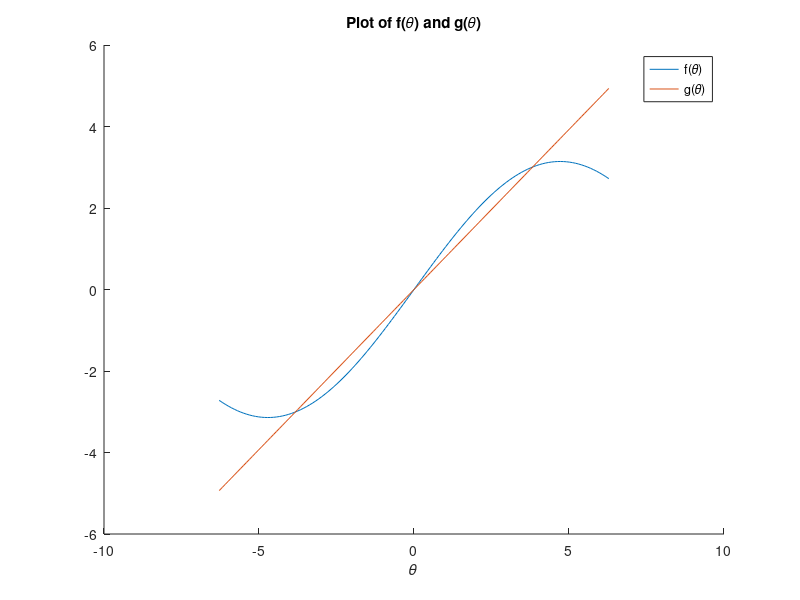
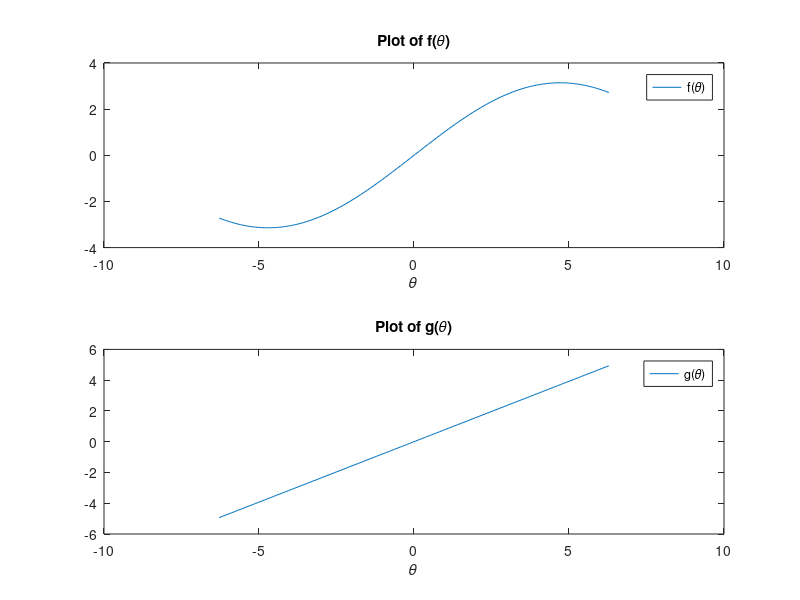

Write MATLAB code to recreate these figures, in order. (Note: this script raises an error after producing the figures.)
% Lab 1 - Aero 300 - Joshua Oates
%{
Complete the following problems with a single script and custom functions as appropriate. Important lines 
of code should include descriptive comments. You are encouraged to work in groups, however the code 
you  submit  must  be  your  own.  All  graphs/figures/sketches  should  include  a  grid,  labels,  legend  (if 
necessary), and the appropriate fontsize/linewidth/markersize. 

1. Create two plots which display the functions 𝑓(𝜃)=𝜋sin(𝜃/3) and 𝑔(𝜃)=𝜃/4 between −2𝜋 and 2𝜋 that 
    is  uniformly spaced  with 130  elements. One  plot  should have  both functions  plotted  over 
    the same axes and the other should be a figure with two subplots. 

2. Create  a  vector  named  𝑥  of  100,000  elements  that  are  uniformly  spaced  between  0-10.  Pre-
    allocate  two  vectors  (r1,  r2)  with zeroes.  Construct  a for  loop to  calculate  𝑟1 =4𝑥^3 −2𝑥^2 −1. 
    Also,  calculate  𝑟2 =4𝑥^3 −2𝑥^2 −1,  but  use  just  one  line  of  code  (no  for  loop).    Time  (use 
    tic/toc)  how  long  it  takes  to calculate  each of  the  two  methods. Display  the  timed  results  in 
    the command line and discuss the differences. 

3. Compute the average for a list of 600 numbers by calling a function that can calculate the average 
    of any size array of random numbers.  Use the rand command to calculate which numbers to 
    use (try ‘help  rand’ for more information on that command).  Use a for loop to find the 
    average.    MATLAB  has  an  average  command  so  you  can  check  your  answers.    Display  your 
    averaged value and MATLAB’s averaged value 
    
4. Calculate 𝜋 (Eq. 1) using a while loop to a tolerance of 10^−5. Display the final calculated value of 
    pi and the number of iteration steps. Create a subplot, where the top axes show the approximated 
    value  for  pi  over  the  first  20  iterations,  and  the  lower  axes  show  the  absolute  value  of  the 
    approximated error for all iterations. Use log axes as appropriate.
   ∞
𝜋=4∑(−1)^(k+1)/(2k-1)
  k=1
 
%}


%% Section 0 - set initial state to a known one
clear all;
close all;
clc;

%% Section 1 - f and g of theta

% generate a vector that will be the input space.
theta = linspace(-2*pi, 2*pi , 130);
f = pi * sin( theta/ 3 );
g = pi * ( theta/ 4 );

% create Figure 1
figure;

% populate it with single plot of g and f
hold on;
plot (theta, f);
plot (theta, g);

% lables
title("Plot of f(𝜃) and g(𝜃)");
xlabel("𝜃");
legend("f(𝜃)","g(𝜃)");


% create Figure 2
figure;

% populate it with one plot of g and one of f
hold off;
subplot (2,1,1);

%plot and label f
plot (theta, f);
title("Plot of f(𝜃)");
xlabel("𝜃");
legend("f(𝜃)");

subplot (2,1,2);

%plot and label g
plot (theta, g);
title("Plot of g(𝜃)");
xlabel("𝜃");
legend("g(𝜃)");

clear theta f g
%% Section 2 - create vector x

% create x and empty output arrays

x = linspace (0,10,100000);
r1 = zeros(1,length(x));
r2 = zeros(1,length(x));

% for loop 4x^3 - 2x^2 - 1
tic
for i = 1:1:length(x)
    r1(i) = 4* (x(i))^3 - 2* (x(i))^2 - 1;
end
t1 = toc;


% vector math
tic
r2 = 4* x.^3 - 2* x.^2 - 1;
t2 = toc;

% print output
disp ("section 2")
disp ("to generate r1, using for loop, it took     "+ t1 + " seconds")
disp ("to generate r2, using vector math, it took  "+ t2 + " seconds")
disp("it took significantly longer to run the for loop calculation than the")
disp("vector calculation, in my tests it was aproximately 6 times longer to")
disp("calulate r1 than r2. My guess is that while the for loop runs on the cpu,")
disp("the vector math in matlab may offload work to the gpu")
disp(" ")

clear i r1 r2 t1 t2 x;

%% Section 3 - compute average

% create array to average
x = rand(1,600);
r1 = JoshAvg(x);
r2 = average(x);

% output the results
disp("section 3")
disp("the average as calculated by my function is          "+num2str(r1,'%.15f'))
disp("the average as calculated by the Matlab function is  "+num2str(r2,'%.15f'))
disp("the difference is "+ (r2-r1))
disp(" ")

clear x r1 r2;

%% Section 4 - compute pi

% 4*((-1)^(k+1)/(2*k-1)); k = k +1; p = p + ans 
% ^loop this for pi 

% set k, the first term in the converging series the err to something high
% and the tolerance

k = 1;
p(1) = 0;
err(1) = 4;
tol = 10^-5;

% while the err is too large continue summing the series and calculate the
% err
while err(k) >= tol
    rep = 4*((-1)^(k+1)/(2*k-1));
    k = k +1;
    p(k) = p(k-1) + rep;
    err(k) = abs(p(k) - p(k-1));
end


% output information about my pi
disp("section 4")
s = "I found pi to be                       ";
s = s + num2str(p(k),'%.15f'); % formatSpec specifies 15 decimals of perscision as a float
s = s + "  with an err of ";
s = s + num2str(err(k),'%.6e'); % formatSpec specifies 15 decimals of perscision in scientific notation 
s = s + " in ";
s = s + num2str(k);
s = s + " iterations.";
disp(s);

clear s


% output information about built in pi
s = "MatLab has a built in value for pi of  ";
s = s + num2str(pi,'%.15f');
s = s + "  which is ";
s = s + num2str(abs(pi-p(k)),'%.6e');
s = s + " different from my value of pi.";
disp(s);

% output the graphs
% set up the figure and plots
figure;
hold off;
subplot (2,1,1);

% plot and label pi
out = 0;
for i=1:1:20
    out(i) = p(i+1);
end
i=1:1:20;
plot (i, out);
title("Plot of my iterations of pi");
xlabel("k");
legend("pi");

clear i out;

% move to other subplot
subplot (2,1,2);

% plot and label err
out = 0;
for i=1:1:20
    out(i) = err(i+1);
end
i=1:1:20;

% plot (i, out, '-*');
% set(gca, 'YScale', 'log')
% set(gca, 'XScale', 'log')

loglog (i, out, 'x r');
title("Plot of my iterations of my err");
xlabel("k");
legend("err");


